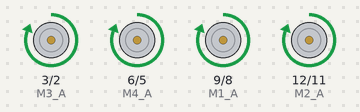
The sketch below on a simulated Arduino Uno, built with avr-gcc and run on an emulated ATmega328P. On the bench: motor-driver pin pairs drawn as motors (green arrow = first pin HIGH = forward, orange = second pin HIGH = backward, longer = more drive).

Above: at 0.5 s.
At 3.5 s:
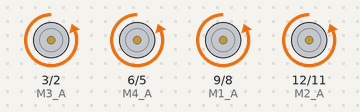
Timing chart, 0 to 4.6 s (numbered marks = the images above):
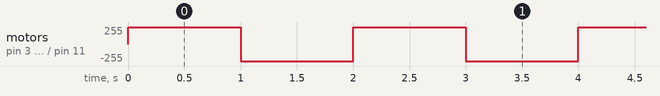

The sketch:

Teste_Motor_Drive.ino
```cpp
// Define as portas dos motores DC
#define M1_A 9
#define M1_B 8
#define M2_A 12
#define M2_B 11
#define M3_A 3
#define M3_B 2
#define M4_A 6
#define M4_B 5

void setup() {

  // Define as portas dos motores DC como saídas
  pinMode(M1_A, OUTPUT);
  pinMode(M1_B, OUTPUT);
  pinMode(M2_A, OUTPUT);
  pinMode(M2_B, OUTPUT);
  pinMode(M3_A, OUTPUT);
  pinMode(M3_B, OUTPUT);
  pinMode(M4_A, OUTPUT);
  pinMode(M4_B, OUTPUT);
}

void loop() {
  // Gira os motores DC para um lado
  digitalWrite(M1_A, HIGH);
  digitalWrite(M1_B, LOW);
  digitalWrite(M2_A, HIGH);
  digitalWrite(M2_B, LOW);
  digitalWrite(M3_A, HIGH);
  digitalWrite(M3_B, LOW);
  digitalWrite(M4_A, HIGH);
  digitalWrite(M4_B, LOW);

  // Aguarda 1 segundo
  delay(1000);

  // Gira os motores DC para o outro lado
  digitalWrite(M1_A, LOW);
  digitalWrite(M1_B, HIGH);
  digitalWrite(M2_A, LOW);
  digitalWrite(M2_B, HIGH);
  digitalWrite(M3_A, LOW);
  digitalWrite(M3_B, HIGH);
  digitalWrite(M4_A, LOW);
  digitalWrite(M4_B, HIGH);

  // Aguarda 1 segundo
  delay(1000);
}
```

Measured:
- by itself, motor on pin 3 (M3_A) / pin 2 (M3_B), motor on pin 6 (M4_A) / pin 5 (M4_B), motor on pin 9 (M1_A) / pin 8 (M1_B), motor on pin 12 (M2_A) / pin 11 (M2_B): alternates forward 255/255 for 1.0 s and backward 255/255 for 1.0 s
